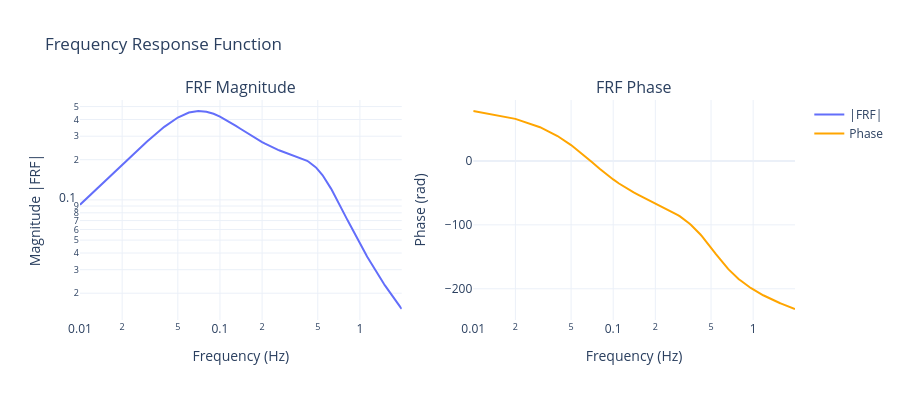

Notebook source saved alongside this figure:
### Code cell
# model.params['J'] = 1.424
# model.params['mgh'] = 12.357
# model.params['W'] = 0.534
# model.params['dt'] = 0.151
# model.params['Kp'] = 964 /180*3.141514
# model.params['Kd'] = 332 /180*3.141514
# model.params['Kt'] = 0.000138*180/3.141514

f = np.arange(0.01, 2, 0.01)
d = model.frf(f)  # Calculate frequency response function for frequencies from 0.1 to 10 Hz

fig_frf = make_subplots(rows=1, cols=2, subplot_titles=("FRF Magnitude", "FRF Phase"))

# Magnitude plot
fig_frf.add_trace(
    go.Scatter(x=d.freq, y=d.gain, mode='lines', name='|FRF|'),
    row=1, col=1
)
fig_frf.update_xaxes(title_text='Frequency (Hz)', type='log', row=1, col=1)
fig_frf.update_yaxes(title_text='Magnitude |FRF|', type='log', row=1, col=1)

# Phase plot
fig_frf.add_trace(
    go.Scatter(x=d.freq, y=d.phase, mode='lines', name='Phase', line=dict(color='orange')),
    row=1, col=2
)
fig_frf.update_xaxes(title_text='Frequency (Hz)', type='log', row=1, col=2)
fig_frf.update_yaxes(title_text='Phase (rad)', row=1, col=2)

fig_frf.update_layout(
    title='Frequency Response Function',
    width=900,
    height=400,
    template='plotly_white'
)
fig_frf.show()

print(model)

### Figure 1 — Plotly figure (JSON) as saved in the notebook; plotly's stock layout.template omitted (floating-point values rounded to 4 significant figures; data arrays with more than 128 entries replaced by an {"elided": "..."} marker saying what was removed)
{"data": [{"mode": "lines", "name": "|FRF|", "type": "scatter", "x": {"elided": "199 float values"}, "xaxis": "x", "y": {"elided": "199 float values"}, "yaxis": "y"}, {"line": {"color": "orange"}, "mode": "lines", "name": "Phase", "type": "scatter", "x": {"elided": "199 float values"}, "xaxis": "x2", "y": {"elided": "199 float values"}, "yaxis": "y2"}], "layout": {"annotations": [{"font": {"size": 16}, "showarrow": false, "text": "FRF Magnitude", "x": 0.225, "xanchor": "center", "xref": "paper", "y": 1, "yanchor": "bottom", "yref": "paper"}, {"font": {"size": 16}, "showarrow": false, "text": "FRF Phase", "x": 0.775, "xanchor": "center", "xref": "paper", "y": 1, "yanchor": "bottom", "yref": "paper"}], "height": 400, "title": {"text": "Frequency Response Function"}, "width": 900, "xaxis": {"anchor": "y", "domain": [0, 0.45], "title": {"text": "Frequency (Hz)"}, "type": "log"}, "xaxis2": {"anchor": "y2", "domain": [0.55, 1], "title": {"text": "Frequency (Hz)"}, "type": "log"}, "yaxis": {"anchor": "x", "domain": [0, 1], "title": {"text": "Magnitude |FRF|"}, "type": "log"}, "yaxis2": {"anchor": "x2", "domain": [0, 1], "title": {"text": "Phase (rad)"}}}}
